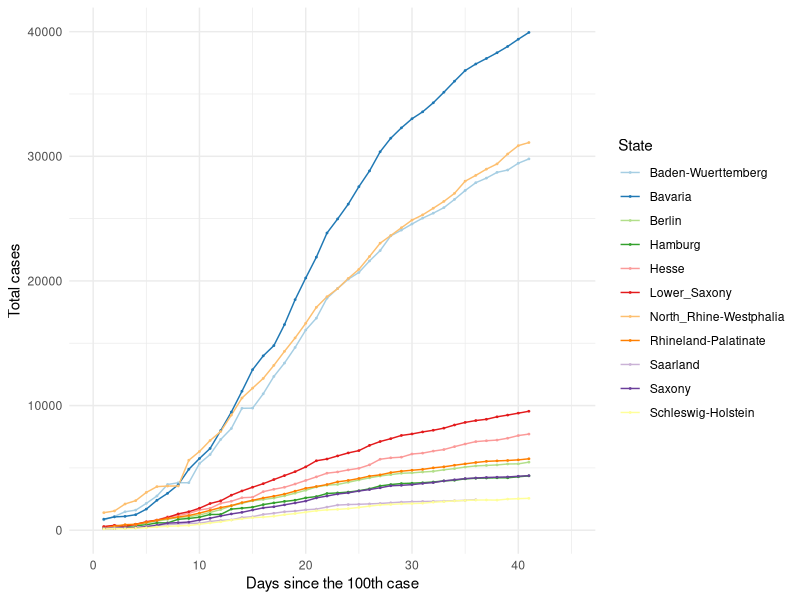
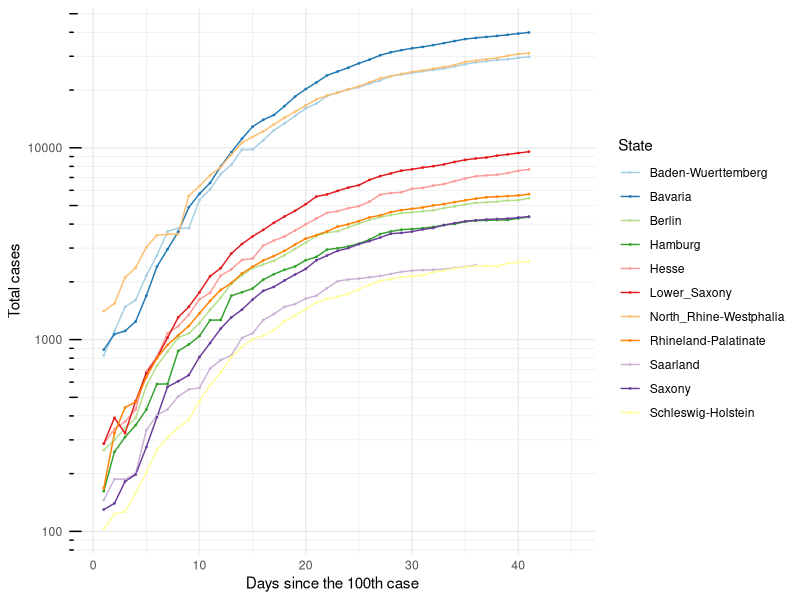
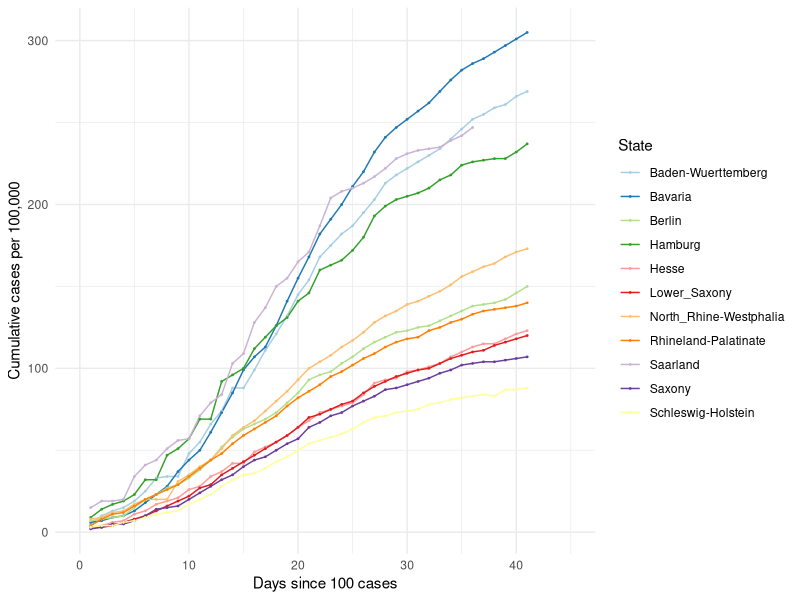
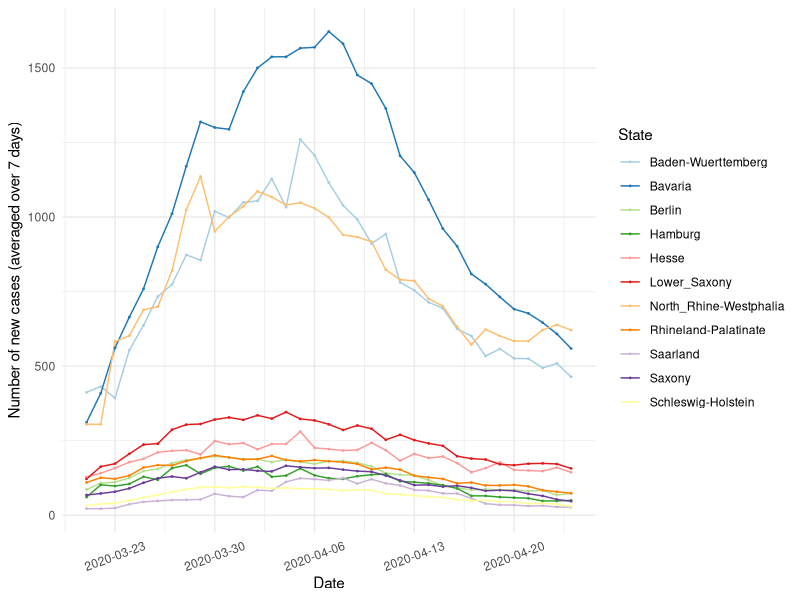
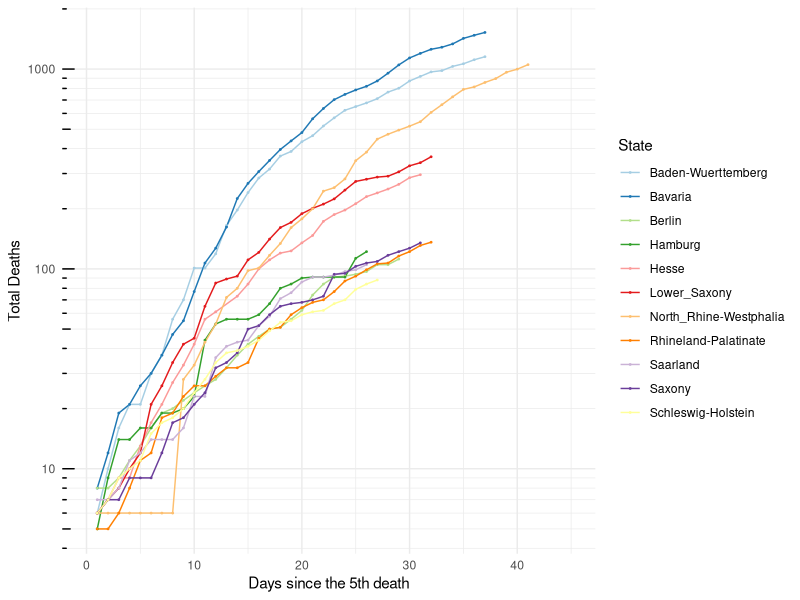
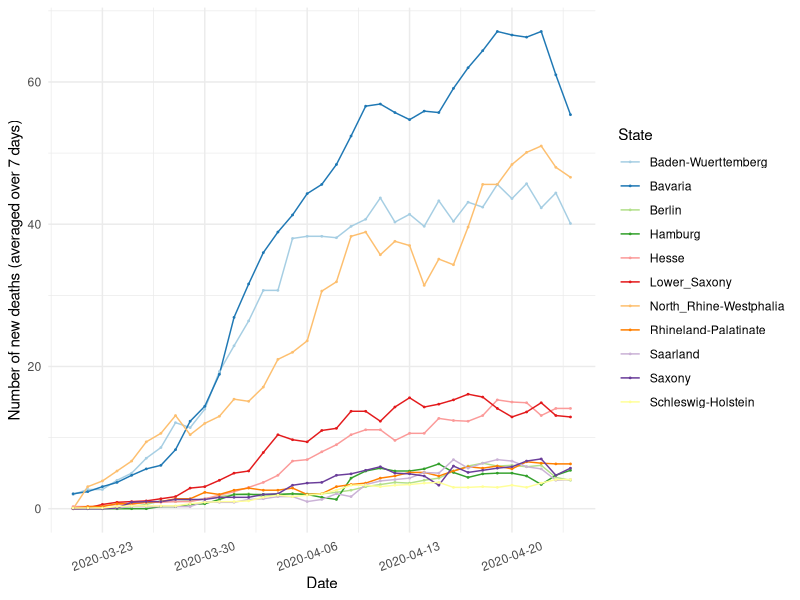

Write R code to recreate these figures, in order.
## ---- chunk 1

knitr::opts_chunk$set(echo=TRUE, collapse = TRUE)

libload<-function(...) {
    libs<-unlist(list(...))
    req<-unlist(lapply(libs,require,character.only=TRUE))
    need<-libs[req==FALSE]
    if(length(need)>0){ 
        install.packages(need, repos = "https://ftp.fau.de/cran/")
        lapply(need, require, character.only=TRUE)
    }
}
packages <- c("data.table", "ggplot2", "dplyr", "stats", "RColorBrewer", "readr", "here", "scales")
libload(packages)


`%notin%` <- function(x,y) !(x %in% y) 
cumulative.cases <- read_csv(here("static", "data", "Germany10States.csv"))


## ---- chunk 2

## 10 States with the highest cumulative cases ##
#################################################

states.filter <- cumulative.cases[cumulative.cases$Days_100 >= 0,]
states.sel <- unique(states.filter$State)

# Choose all the data points for the selected countries starting from Days_100 > 0
states.final <- states.filter[states.filter$State %in% states.sel & states.filter$Days_100 > 0,]

# Plot 1 == Linear scale for total number of cases
cum.plot <- ggplot(data=states.final, aes(x=Days_100, y=Total_Cases, group=State, color=State)) +
            geom_line() + geom_point(size = 0.3) + scale_color_brewer(palette = 'Paired') +
            scale_x_continuous('Days since the 100th case', limits=c(0,45)) + scale_y_continuous("Total cases") + 
            #ggtitle('Linear scale') +
            theme_minimal()

print(cum.plot) 

## ---- chunk 3

## Logarithmic scale ##
#######################

base_breaks <- function(n = 10){
  function(x) {
    axisTicks(log10(range(x, na.rm = TRUE)), log = TRUE, n = n)
  }
}

logbreaks <- 10^(-10:10)
logminor_breaks <- rep(1:9, 21)*(10^rep(-10:10, each=9))

cum.plot2 <- ggplot(data=states.final, aes(x=Days_100, y=Total_Cases, group=State, color=State)) +
  geom_line() + geom_point(size=0.3) + scale_color_brewer(palette = 'Paired') +
  scale_x_continuous(name='Days since the 100th case', limits=c(0,45)) + 
  scale_y_continuous(name="Total cases", trans = 'log10', breaks = logbreaks, minor_breaks = logminor_breaks) +
  annotation_logticks(sides="l") + 
  #ggtitle('Logarithmic scale') +
  theme_minimal()

print(cum.plot2)

## ---- chunk 4

# Plot 1 == Linear scale for total number of cases
per100.plot <- ggplot(data=states.final, aes(x=Days_100, y=Per100, group=State, color=State)) +
            geom_line() + geom_point(size = 0.3) + scale_color_brewer(palette = 'Paired') +
            scale_x_continuous('Days since 100 cases', limits=c(0,45)) + scale_y_continuous("Cumulative cases per 100,000") + 
            #ggtitle('Linear scale') +
            theme_minimal()

print(per100.plot)

## ---- chunk 5
#new.cases <- read_csv(here("static", "data", "GermanyNewCases10States.csv"))

new7days <- states.final[states.final$Avg_7days > 0,]
new7days$Dates <- as.Date(new7days$Dates)

newcase7.plot <- ggplot(data=new7days, aes(x=Dates, y=Avg_7days, group=State, color=State)) +
            geom_line() + geom_point(size = 0.3) + scale_color_brewer(palette = 'Paired') +
            scale_x_date(name='Date', labels=date_format('%Y-%m-%d')) + 
            scale_y_continuous(name="Number of new cases (averaged over 7 days)") + 
            #ggtitle('Linear scale') +
            theme_minimal() + theme(axis.text.x = element_text(angle=20, hjust=0.5, vjust=0.5))

print(newcase7.plot)
 
## ---- chunk 6
#num.deaths <- read_csv(here("static", "data", "GermanyTotalDeaths10States.csv"))

# Choose all the data points for the selected countries starting from Days_5 > 0
deaths.final <- states.final[states.final$DeathsDays_5 > 0,]

# Plot 1 == Linear scale for total number of cases
deaths.plot <- ggplot(data=deaths.final, aes(x=DeathsDays_5, y=Deaths, group=State, color=State)) +
   geom_line() + geom_point(size = 0.3) + scale_color_brewer(palette = 'Paired') +
   scale_x_continuous('Days since the 5th death', limits=c(0,45)) + 
   scale_y_continuous("Total Deaths", trans = 'log10', breaks = logbreaks, 
                      minor_breaks = logminor_breaks) +
   annotation_logticks(sides="l") + 
   #ggtitle('Linear scale') +
   theme_minimal()

print(deaths.plot)

## ---- chunk 7
#new.cases <- read_csv(here("static", "data", "GermanyNewCases10States.csv"))

states.final$Dates <- as.Date(states.final$Dates)
death7days <- states.final
death7days <- death7days[death7days$Dates > as.Date('2020-03-20'),]

death7days.plot <- ggplot(data=death7days, aes(x=Dates, y=Death_7days, group=State, color=State)) +
            geom_line() + geom_point(size = 0.3) + scale_color_brewer(palette = 'Paired') +
            scale_x_date(name='Date', labels=date_format('%Y-%m-%d')) + 
            scale_y_continuous(name="Number of new deaths (averaged over 7 days)") + 
            #ggtitle('Linear scale') +
            theme_minimal() + theme(axis.text.x = element_text(angle=20, hjust=0.5, vjust=0.5))

print(death7days.plot)
 
